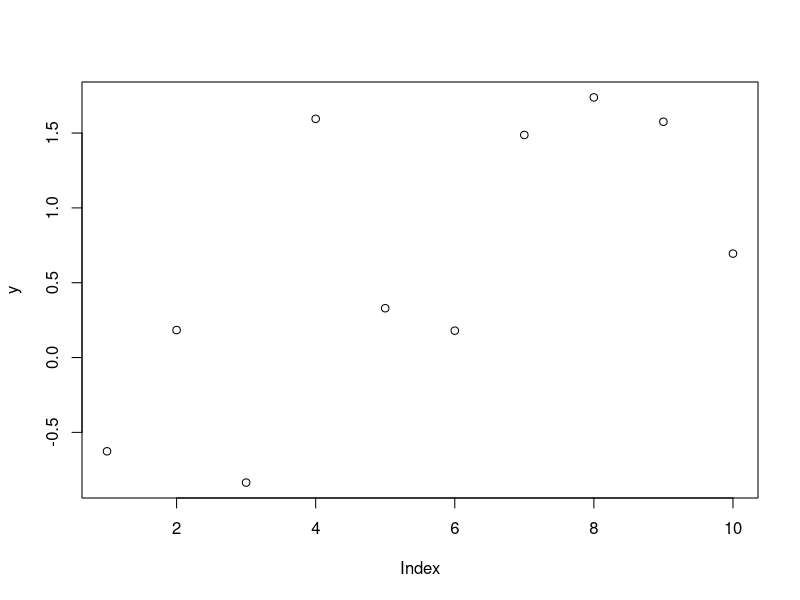

This chart was generated by the following R code: (Note: this script raises an error after producing the figure.)
# Metropolis Hasting for fixed model sampling on tau - compare with analytical and approximation
# Currently only dealing with either no changepoint or 1 changepoint at the correct position
# Assume that we know we are in a fixed model, say one changepoint.
# We derive the analytical solution using normal and use a Metropolis Hasting sampler to sample from the posterior distribution.
# Gibbs sampler on the parameters

rm(list = ls())

set.seed(1)

Data = ""

# Currently use simulated data

cp <- 5

y <- c(rnorm(cp,0,1),rnorm(cp,1,1)) ; plot(y)

#Use the same three methodolodies as before

#Unknown mean, known sigma
#Known mean, unknown sigma
#Unknown mean, Unknown sigma

# prior for parameter
mu_prior <- c(0,0.3) #Normal distribution #Mu is conditional on sigma i.e sigma^2/kappa #unless we choose known sigma 
sigma_prior <- c(5,0.6) #Use Scaled-Inverse-Chi-Squared for Conjugacy (df_para,scale_para) - mean of c(5,0.6) = 1
tau_prior <- function(tau,y,log=c(TRUE,FALSE)){ #Just assume uniform for now
  if (tau<1) {
    return(0)
  } else if (tau>(length(y)-1)){
    return(0)
  } else {
    if (log) {
      return(log(1/(length(y)-1)))
    } else {
      return(1/(length(y)-1))
    }
  }
}

proposal_sd_rj <- 0.3 #bigger jump for the reversible jump
proposal_sd_wm <- 0.1 #within model sample of parameters
tau_lambda <- 1 # lambda for poisson jump 
sims <- 300000 
approx_samples <- 1000 #Number of samples for monte carlo estimate, although we probably dont need it for this method
perc_burnin <- 0.1
proposal_tau <- function(tau,tau_lambda){
  return(tau+(((-1)^(sample(0:1,1)))*rpois(1,tau_lambda)))
}

# Set up parameters to store
num_of_cps_list <- rep(NA,sims)
# mu_list <- list() #to assign to this list, use [[]]
# sigma_list <- list() #to assign to this list, use [[]]
tau_list <- list()
segment_1 <- list()
segment_2 <- list()

# Initialisation
tau <- sample(1:(length(y)-1),1)
mu <- mean(y)
sigma <- sqrt(var(y))

cpd_test <- as.numeric(readline(prompt = "Unknown Mu(1), Unknown Sigma(2), Unknown Mu and Sigma(3): ")) # Start with Unknown Mean, Known Sigma

if (cpd_test==1){ #Unknown Mu, known sigma^2
  known_sigma <- as.numeric(readline(prompt = "Known sigma: "))
  mu_prior[1] <- as.numeric(readline(prompt = "Prior Mean: "))
  mu_prior[2] <- as.numeric(readline(prompt = "Prior std: "))
  
  # Do analytical solution first
  marg_like=rep(NA,(length(y)-1))
  # Write function for Marginal likelihood
  marg_like_mu <- function(y,sigma,mu_0,sigma_0){
    return((sigma/(((sqrt(2*pi)*sigma)^length(y))*sqrt(length(y)*sigma_0^2+sigma^2)))*exp(-(sum(y^2)/(2*sigma^2))-(mu_0^2/(2*sigma_0^2)))*exp(((sigma_0^2*length(y)^2*mean(y)^2/sigma^2)+((sigma^2*mu_0^2)/sigma_0^2)+(2*length(y)*mean(y)*mu_0))/(2*(length(y)*sigma_0^2+sigma^2))))              
  }
  for (i in 1:(length(y)-1)) {
    marg_like[i] <- marg_like_mu(y[1:i],known_sigma,mu_prior[1],mu_prior[2])*marg_like_mu(y[(i+1):(length(y))],known_sigma,mu_prior[1],mu_prior[2])
  }
  marg_like <- marg_like/sum(marg_like)
  
  plot(marg_like)
  lines(marg_like)
  
  results <- data.frame("Analytical"=marg_like)
  
  # Gibbs Sampler on parameters + Metropolis Hasting on tau 
  mu_posterior_dist <- function(y,known_sigma,mu_prior){
    sigma2_posterior <- 1/((1/(mu_prior[2]^2))+(length(y)/(known_sigma^2)))
    mu_posterior <- ((sum(y)/(known_sigma^2))+(mu_prior[1]/(mu_prior[2]^2)))*sigma2_posterior
    return(rnorm(1,mu_posterior,sqrt(sigma2_posterior)))
  }
  for (s in 1:sims) {
    if (s%%10000==0) {
      print(s)
    }
    #Resample parameters in segment 1 using gibbs sampler
    # Normal likelihood with normal prior

    segment_1[[s]] <- mu_posterior_dist(y[1:tau],known_sigma,mu_prior)
    
    #Resample parameters in segment 2 using gibbs sampler
    # Normal likelihood with normal prior
    
    segment_2[[s]] <- mu_posterior_dist(y[(tau+1):length(y)],known_sigma,mu_prior)
    
    #Resample tau using Metropolis hasting
    #Propose a new tau usings a symmetric proposal so no transition ratio
    pro_tau <- proposal_tau(tau,tau_lambda)
    if (pro_tau<1) {
      
    } else if (pro_tau>(length(y)-1)) {
      
    }else{
      
      old_like <- sum(dnorm(y[1:tau],segment_1[[s]],known_sigma,log = TRUE)) + sum(dnorm(y[(tau+1):length(y)],segment_2[[s]],known_sigma,log = TRUE))
      new_like <- sum(dnorm(y[1:pro_tau],segment_1[[s]],known_sigma,log = TRUE)) + sum(dnorm(y[(pro_tau+1):length(y)],segment_2[[s]],known_sigma,log = TRUE))
      
      old_prior <- tau_prior(tau,y,log = TRUE)
      new_prior <- tau_prior(pro_tau,y,log = TRUE)
      
      if (runif(1)<new_like+new_prior-old_like-old_prior) {
        tau <- pro_tau
      }
    }
    tau_list[[s]] <- tau
  }
  
  
} else if (cpd_test==2) {#Known mu, unknown sigma^2
  
} else {#Unknown Mu, Unknown Sigma^2
  
}





